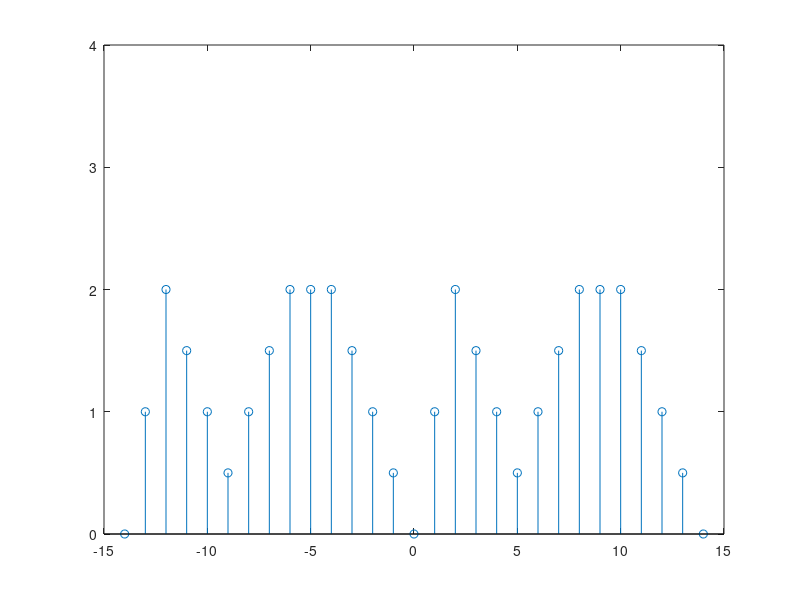

Recreate this plot in MATLAB.
clear;
close all;
clear all;

n=-14:14;
N=14;
w0 = 2*pi/14;
xn=0; 


for k = 0:13   
    xn = xn + 1/N*(exp(j*k*w0*(n-1)) + 2*exp(j*k*w0*(n-2)) + 3/2*exp(j*k*w0*(n-3)) + 1*exp(j*k*w0*(n-4)) + 1/2*exp(j*k*w0*(n-5)) + exp(j*k*w0*(n-6)) + 3/2*exp(j*k*w0*(n-7)) + 2*exp(j*k*w0*(n-8)) + 2*exp(j*k*w0*(n-9)) + 2*exp(j*k*w0*(n-10)) + 3/2*exp(j*k*w0*(n-11)) + exp(j*k*w0*(n-12)) + 1/2*exp(j*k*w0*(n-13)));
end


stem(n,xn); 
ylim([0 4]); 
xlim([-15 15]);
